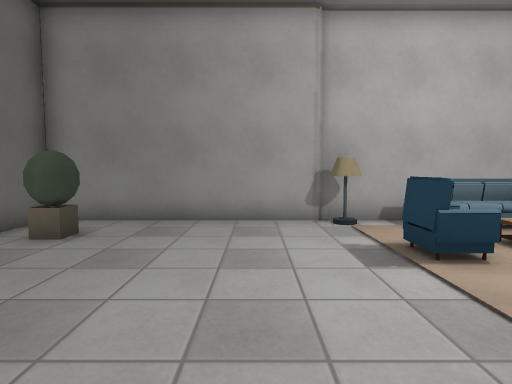
View 1 (above)

18 first-person views from a walk through a 3-D level made in the Godot game engine. The camera is 1.3 m above the floor, tilts 4° down and sees 80° across. Doors that lead somewhere are drawn open, without their leaves. The floor is counted in squares, 1 m on a side. Each view is taken from the middle of a square. On the plan, view 1 faces up. The plan holds only what a view shows up to about 14 squares ahead; the rest is blank. The place goes on beyond the plan. Surface patterns are stand-ins for the level's own textures.

View 2
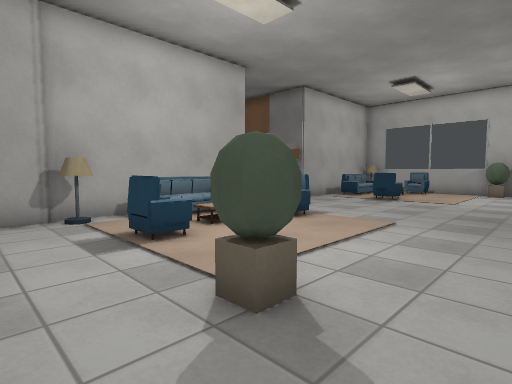

View 3
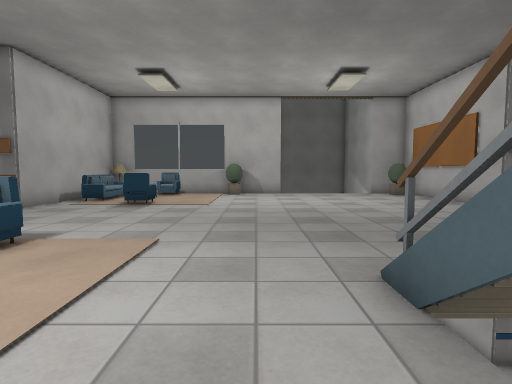

View 4
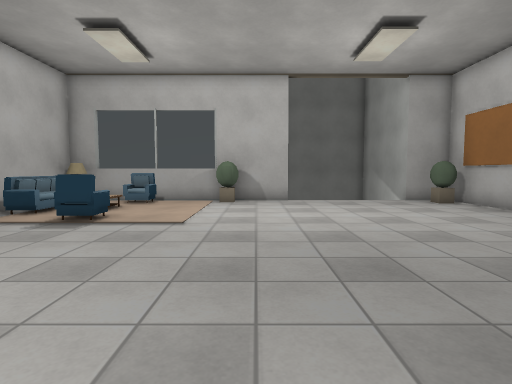

View 5
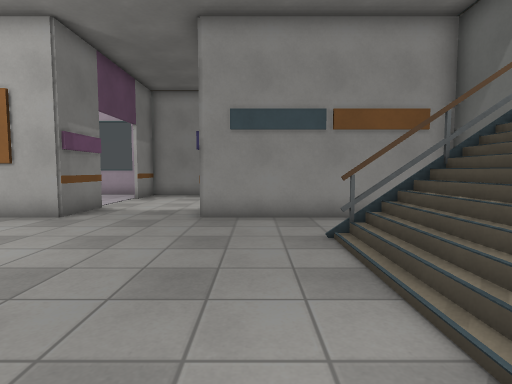

View 6
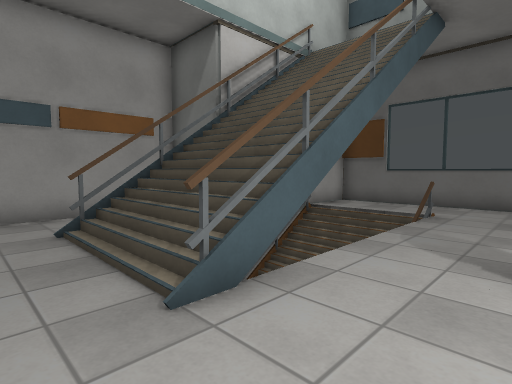

View 7
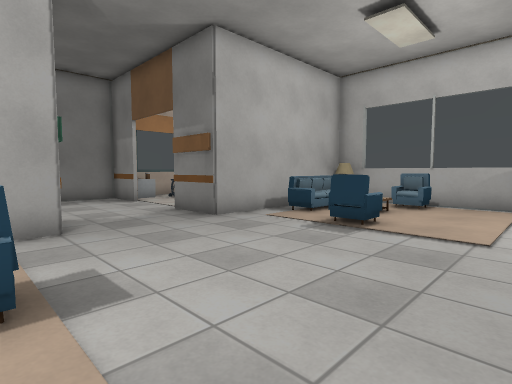

View 8
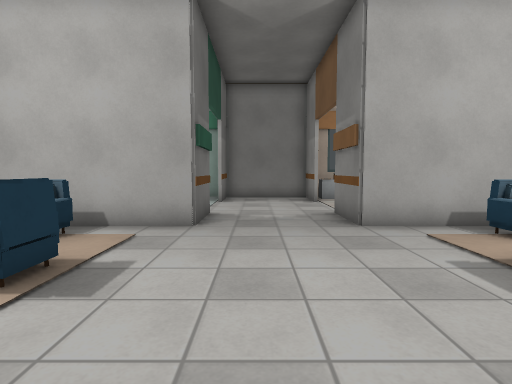

View 9
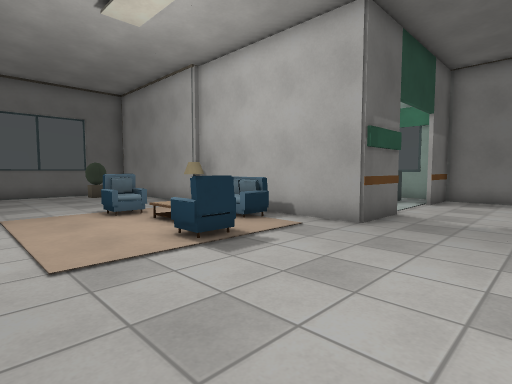

View 10
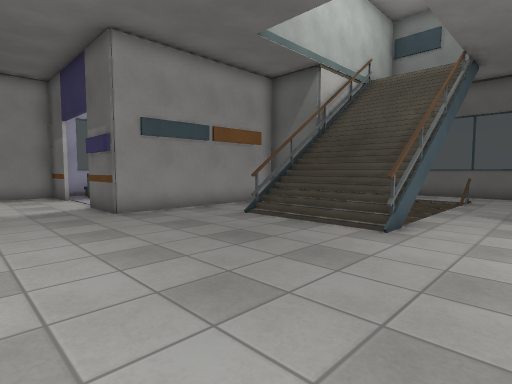

View 11
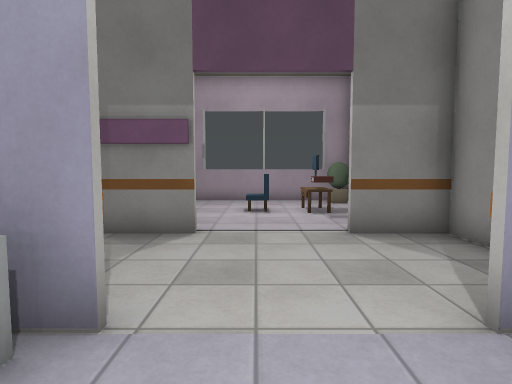

View 12
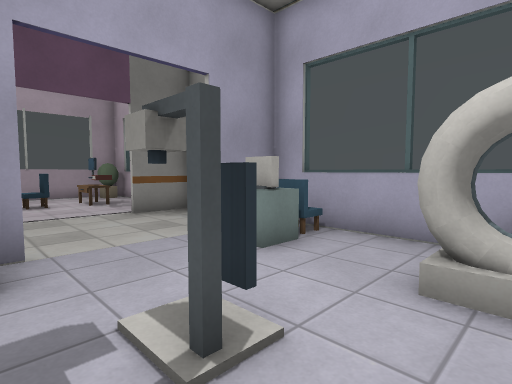

View 13
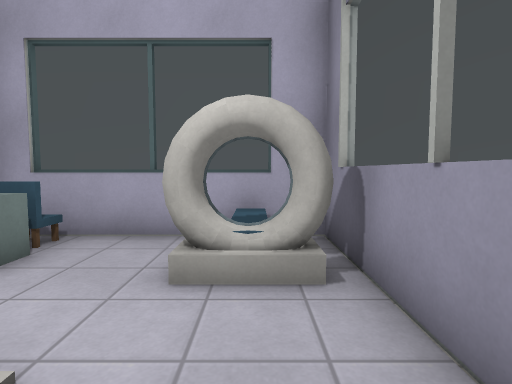

View 14
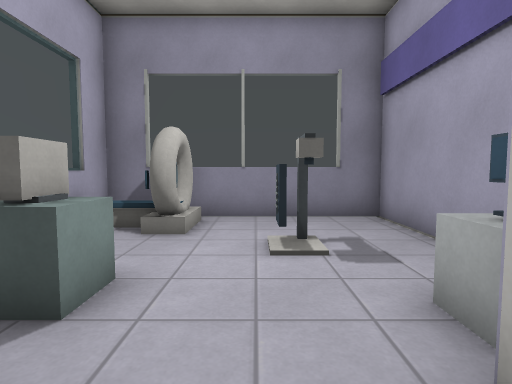

View 15
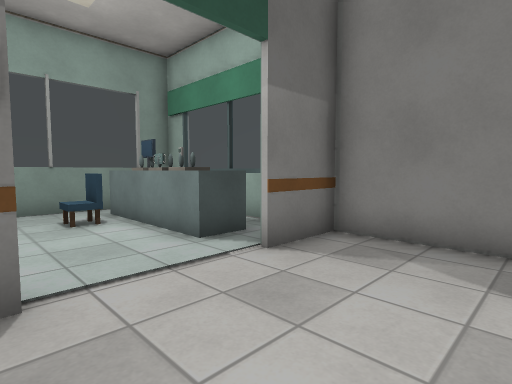

View 16
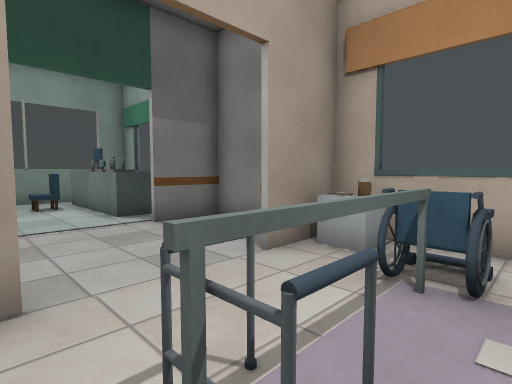

View 17
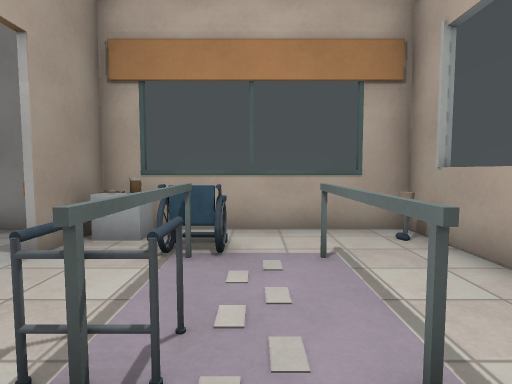

View 18
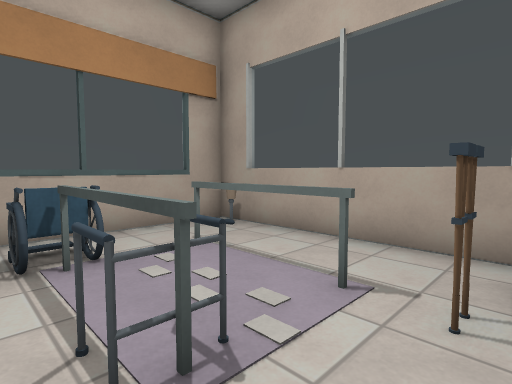

### Floor plan
Key: @ floor where view 1 was taken; # wall or solid block; x gap in a wall; . floor; / step, stairs or slope; D door; L lamp; S sofa; A armchair; B block; C chair; M machine; P pedestal; N monitor; U computer; T thing the floor can be seen under or through; O other object.
Columns run from 6 left of view 1 to 20 right of it. Each row starts with its distance up from view 1.
 16         ###################
 15        #    ...#...BB....O#
 14        # OUOOO.#...#.O...##
 13        #......DD..DD.#.T..#
 12        #..C...DD..DD.#.T..#
 11        #......DD..DD.O.T..#
 10               .#...#...#..#
  9                #...#. .. .#
  8 ########L#######...######L#
  7 #.......L.SOS........OOS L#
  6  .#...................   .#
  5  ........A.O.A......A.O.A.#
  4  ........A...A......A...A.#
  3 #.............DD..........#
  2    ...........DD.........##
  1       ..#.....DD.........##
  0 #.....@...................#
 -1 #DDD......................#
 -2 #../////////..............
 -3 #.../   ////..............
 -4 #...//  ////..............
 -5 #.../// ////..............
 -6 ########.#x#..............
 -7        #  ...............##
 -8        # ...............###
 -9        ######  ....######.#
-10        #.....BU....#......#
-11        #...M..DD..DD......#
-12        #......DD..DD..C...#
-13        #......DD..DD......#
-14        ###P..NDD..DD.OO...#
-15        ##O...C.#...# ...###
-16         ############    ###

Where each view was taken, in squares from view 1:
view 1: 0 up, 0 right, facing up
view 2: 1 down, 0 right, facing up-right
view 3: 0 up, 2 right, facing right
view 4: 0 up, 6 right, facing right
view 5: 0 up, 7 right, facing down
view 6: 1 up, 7 right, facing down-left
view 7: 1 up, 7 right, facing up-right
view 8: 1 up, 10 right, facing up
view 9: 1 up, 12 right, facing up-left
view 10: 1 up, 12 right, facing down-left
view 11: 12 down, 6 right, facing right
view 12: 10 down, 3 right, facing down-right
view 13: 10 down, 3 right, facing down
view 14: 12 down, 10 right, facing left
view 15: 10 up, 12 right, facing up-left
view 16: 10 up, 16 right, facing up-left
view 17: 9 up, 16 right, facing up
view 18: 9 up, 14 right, facing up-right
